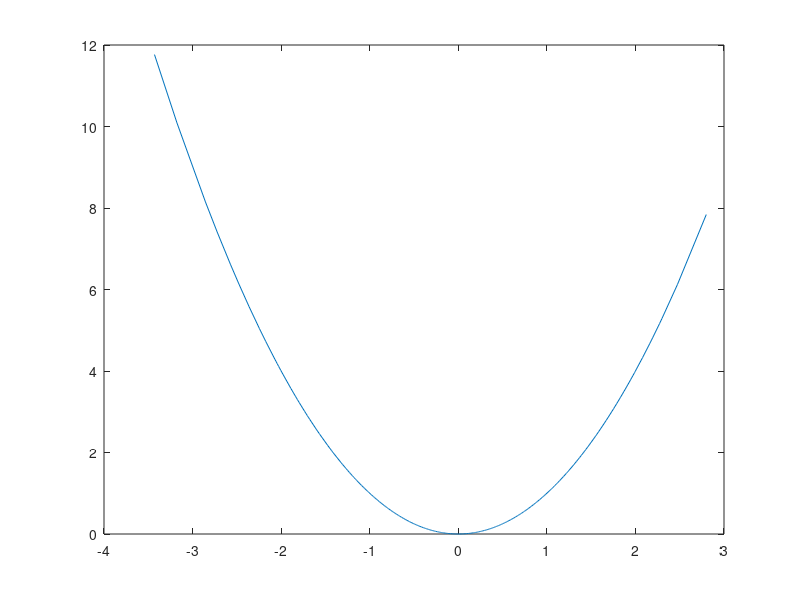

The MATLAB script that drew this image:
x = randn(1,500);
[minValue, minLoc] = min(x);
[maxValue, maxLoc] = max(x);
[sortedX, locations] = sort(x,'ascend'); 
y = x.^2;
sortedY = sortedX.^2;
plot(x,y)
plot(sortedX,sortedY)